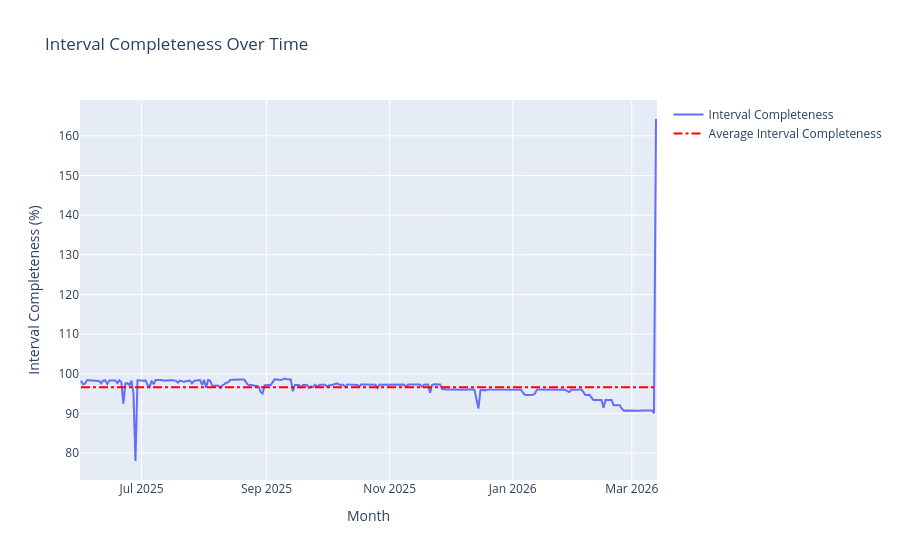

Here is the notebook cell this chart was saved with:
### Code cell
fig = trend_graph(df_daily_counts_all)
fig.show()

### Figure 1 — Plotly figure (JSON) as saved in the notebook; plotly's stock layout.template omitted (floating-point values rounded to 4 significant figures; data arrays with more than 128 entries replaced by an {"elided": "..."} marker saying what was removed)
{"data": [{"hovertemplate": "date=%{x}<br>interval_completeness=%{y}<extra></extra>", "legendgroup": "", "line": {"color": "#636efa", "dash": "solid"}, "marker": {"symbol": "circle"}, "mode": "lines", "name": "Interval Completeness", "orientation": "v", "showlegend": true, "type": "scatter", "x": {"elided": "286 str values"}, "xaxis": "x", "y": {"elided": "286 float values"}, "yaxis": "y"}], "layout": {"legend": {"tracegroupgap": 0}, "shapes": [{"line": {"color": "Red", "dash": "dashdot", "width": 2}, "name": "Average Interval Completeness", "showlegend": true, "type": "line", "x0": "2025-06-01T00:00:00", "x1": "2026-03-13T00:00:00", "y0": 96.58, "y1": 96.58}], "title": {"text": "Interval Completeness Over Time "}, "xaxis": {"anchor": "y", "domain": [0, 1], "title": {"text": "Month"}}, "yaxis": {"anchor": "x", "domain": [0, 1], "title": {"text": "Interval Completeness (%)"}}}}
